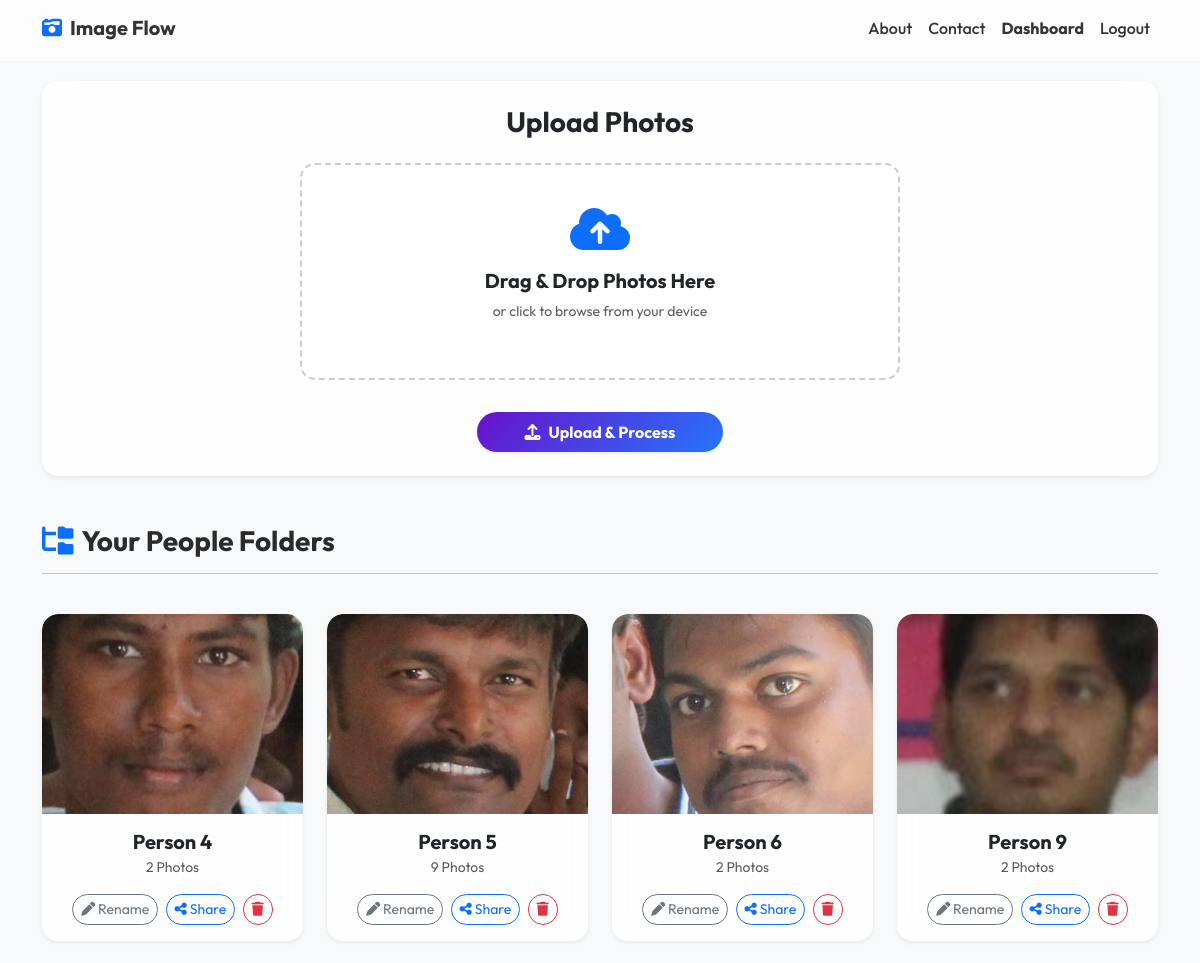
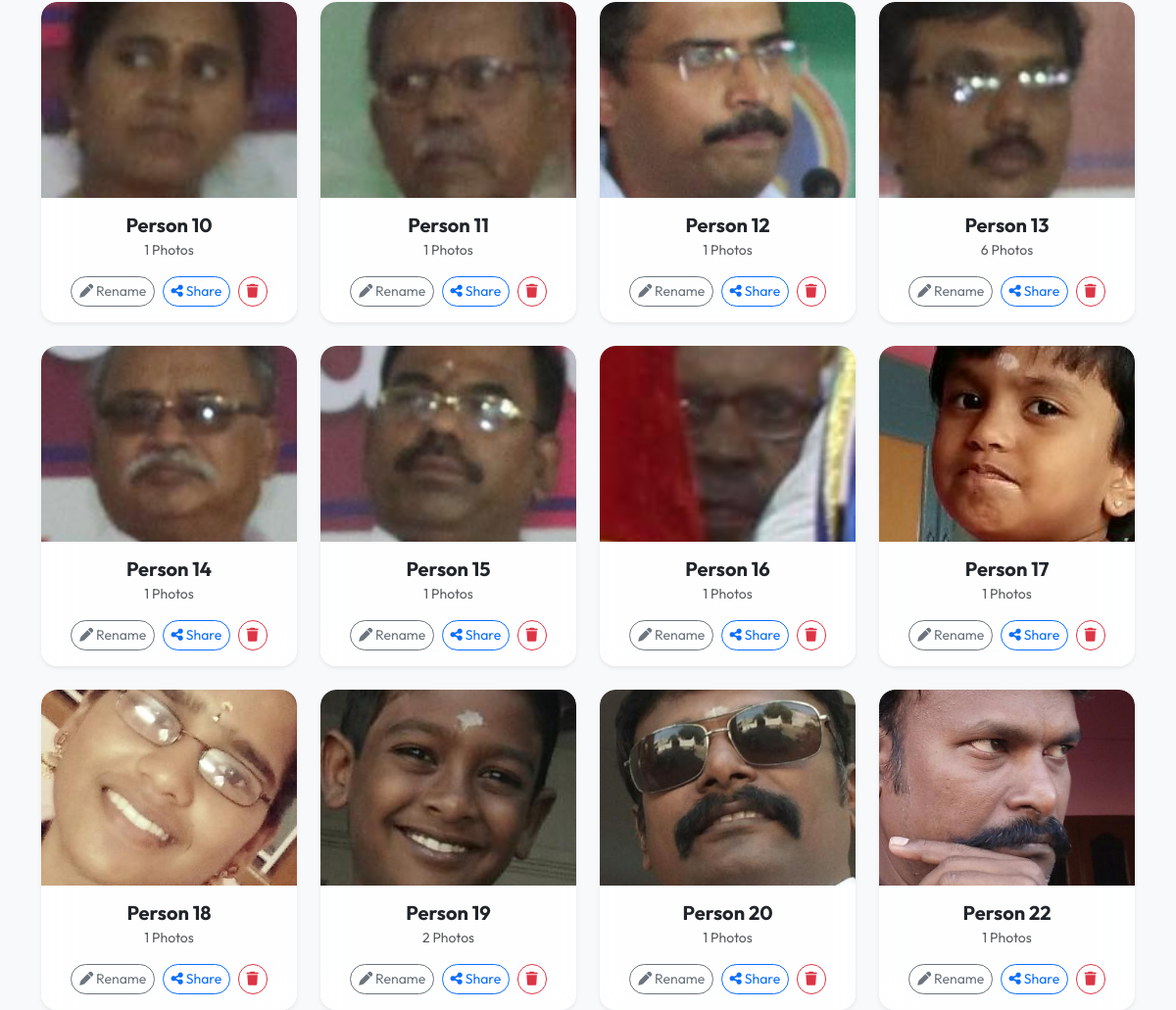
The page /dashboard (signed in) on the database its author committed (2 pictures, top to bottom).
### database.py (models this page shows)
class Person(db.Model):
    id = db.Column(db.Integer, primary_key=True)
    user_id = db.Column(db.Integer, db.ForeignKey('user.id'), nullable=False)
    name = db.Column(db.String(150), nullable=False, default="Unknown Person")
    share_token = db.Column(db.String(100), unique=True, nullable=True)
    created_at = db.Column(db.DateTime, default=datetime.utcnow)
    faces = db.relationship('Face', backref='person', lazy=True, cascade="all, delete-orphan")

### app.py (the view)
@app.route('/dashboard')
@login_required
def dashboard():
    persons = Person.query.filter_by(user_id=current_user.id).all()
    for person in persons:
        first_face = Face.query.filter_by(person_id=person.id).first()
        person.thumbnail = first_face.face_filename if first_face else None
    return render_template('dashboard.html', name=current_user.username, persons=persons)

### app.py (called while the page is built)
@login_manager.user_loader
def load_user(user_id):
    return User.query.get(int(user_id))

### templates/dashboard.html (shortened to what this page needs)
{% extends "base.html" %}
{% block content %}
<div class="row mb-5">
    <div class="col-12">
        <div class="card glass-card border-0 shadow-sm rounded-4">
            <div class="card-body p-4 text-center">
                <h3 class="fw-bold mb-4">Upload Photos</h3>
                <form action="{{ url_for('upload') }}" method="POST" enctype="multipart/form-data" id="upload-form">
                    <div class="upload-zone mx-auto mb-3" style="max-width: 600px;">
                        <i class="fa-solid fa-cloud-arrow-up fa-3x text-primary mb-3"></i>
                        <h5 class="fw-bold">Drag & Drop Photos Here</h5>
                        <p class="text-muted small">or click to browse from your device</p>
                    </div>
                    <button type="submit" class="btn btn-primary rounded-pill px-5 py-2 mt-3 shadow-sm fw-bold">
                        <i class="fa-solid fa-upload me-2"></i>Upload & Process
                    </button>
                </form>
            </div>
        </div>
    </div>
</div>
<div class="row">
    <div class="col-12 mb-4">
        <h3 class="fw-bold"><i class="fa-solid fa-folder-tree text-primary me-2"></i>Your People Folders</h3>
        <hr>
    </div>
</div>
<div class="row g-4">
    {% for person in persons %}
        <div class="col-md-4 col-lg-3">
            <div class="card person-folder glass-card border-0 rounded-4 shadow-sm h-100">
                <a href="{{ url_for('view_person', person_id=person.id) }}" class="text-decoration-none text-dark d-block">
                    {% if person.thumbnail %}
                        <img src="{{ url_for('static', filename='faces/' ~ person.thumbnail) }}" class="card-img-top rounded-top-4" alt="Person thumbnail">
                    {% else %}
                        <div class="bg-secondary rounded-top-4 d-flex align-items-center justify-content-center text-white" style="height: 200px;">
                            <i class="fa-solid fa-user fa-4x"></i>
                        </div>
                    {% endif %}
                </a>
                <div class="card-body text-center d-flex flex-column justify-content-between">
                    <div>
                        <h5 class="card-title fw-bold mb-0">{{ person.name }}</h5>
                        <small class="text-muted">{{ person.faces|length }} Photos</small>
                    </div>
                    <div class="mt-3">
                        <button class="btn btn-sm btn-outline-secondary rounded-pill me-1" data-bs-toggle="modal" data-bs-target="#renameModal{{ person.id }}">
                            <i class="fa-solid fa-pen"></i> Rename
                        </button>
                        <button class="btn btn-sm btn-outline-primary rounded-pill me-1" onclick="copyToClipboard('{{ url_for('shared_folder', token=person.share_token, _external=True) }}')">
                            <i class="fa-solid fa-share-nodes"></i> Share
                        </button>
                        <form action="{{ url_for('delete_person', person_id=person.id) }}" method="POST" class="d-inline" onsubmit="return confirm('Are you sure you want to delete this folder?');">
                            <button type="submit" class="btn btn-sm btn-outline-danger rounded-pill" title="Delete folder">
                                <i class="fa-solid fa-trash"></i>
                            </button>
                        </form>
                    </div>
                </div>
            </div>
        </div>
    {% endfor %}
</div>
{% endblock %}

### templates/base.html (shortened to what this page needs)
<!DOCTYPE html>
<html lang="en">
<head>
    <link href="https://cdn.jsdelivr.net/npm/bootstrap@5.3.2/dist/css/bootstrap.min.css" rel="stylesheet">
    <link rel="stylesheet" href="https://cdnjs.cloudflare.com/ajax/libs/font-awesome/6.4.0/css/all.min.css">
    <link rel="stylesheet" href="{{ url_for('static', filename='css/style.css') }}">
</head>
<body>
    <nav class="navbar navbar-expand-lg navbar-dark bg-dark sticky-top glass-nav">
        <div class="container">
            <a class="navbar-brand fw-bold" href="{{ url_for('index') }}">
                <i class="fa-solid fa-camera-retro text-primary me-2"></i>Image Flow
            </a>
            <div class="collapse navbar-collapse" id="navbarNav">
                <ul class="navbar-nav ms-auto">
                    <li class="nav-item">
                        <a class="nav-link" href="{{ url_for('index') }}#about">About</a>
                    </li>
                    <li class="nav-item">
                        <a class="nav-link" href="{{ url_for('index') }}#contact">Contact</a>
                    </li>
                    {% if current_user.is_authenticated %}
                    <li class="nav-item">
                        <a class="nav-link text-primary fw-bold" href="{{ url_for('dashboard') }}">Dashboard</a>
                    </li>
                    <li class="nav-item">
                        <a class="nav-link" href="{{ url_for('logout') }}">Logout</a>
                    </li>
                    {% endif %}
                </ul>
            </div>
        </div>
    </nav>
    <div class="container mt-4">
        {% block content %}{% endblock %}
    </div>
</body>
</html>

### static/css/style.css (style rules this page uses)
:root { --primary-color: #6a11cb; --secondary-color: #2575fc; --bg-color: #f8f9fa; --text-color: #2b2b2b; }
body { font-family: 'Outfit', sans-serif; background-color: var(--bg-color); color: var(--text-color); }
.glass-nav { background: rgba(255, 255, 255, 0.7) !important; backdrop-filter: blur(10px); -webkit-backdrop-filter: blur(10px); border-bottom: 1px solid rgba(255, 255, 255, 0.3); }
.glass-nav .navbar-brand, .glass-nav .nav-link { color: #333 !important; font-weight: 500; }
.glass-card { background: rgba(255, 255, 255, 0.85); backdrop-filter: blur(16px); -webkit-backdrop-filter: blur(16px); border: 1px solid rgba(255, 255, 255, 0.4); }
.btn-primary { background: linear-gradient(135deg, var(--primary-color) 0%, var(--secondary-color) 100%); border: none; transition: transform 0.2s ease, box-shadow 0.2s ease; }
.person-folder { transition: all 0.3s cubic-bezier(0.25, 0.8, 0.25, 1); cursor: pointer; overflow: hidden; }
.person-folder img { height: 200px; object-fit: cover; width: 100%; }
.upload-zone { border: 2px dashed #ccc; border-radius: 15px; padding: 40px; text-align: center; transition: all 0.3s ease; background: rgba(255, 255, 255, 0.5); cursor: pointer; }

### rows shown on the page
Person: shows a picture, name "Person 4", faces|length "2"
Person: shows a picture, name "Person 5", faces|length "9"
Person: shows a picture, name "Person 6", faces|length "2"
Person: shows a picture, name "Person 9", faces|length "2"
Person: shows a picture, name "Person 10", faces|length "1"
Person: shows a picture, name "Person 11", faces|length "1"
Person: shows a picture, name "Person 12", faces|length "1"
Person: shows a picture, name "Person 13", faces|length "6"
Person: shows a picture, name "Person 14", faces|length "1"
Person: shows a picture, name "Person 15", faces|length "1"
Person: shows a picture, name "Person 16", faces|length "1"
Person: shows a picture, name "Person 17", faces|length "1"
Person: shows a picture, name "Person 18", faces|length "1"
Person: shows a picture, name "Person 19", faces|length "2"
Person: shows a picture, name "Person 20", faces|length "1"
Person: shows a picture, name "Person 22", faces|length "1"
